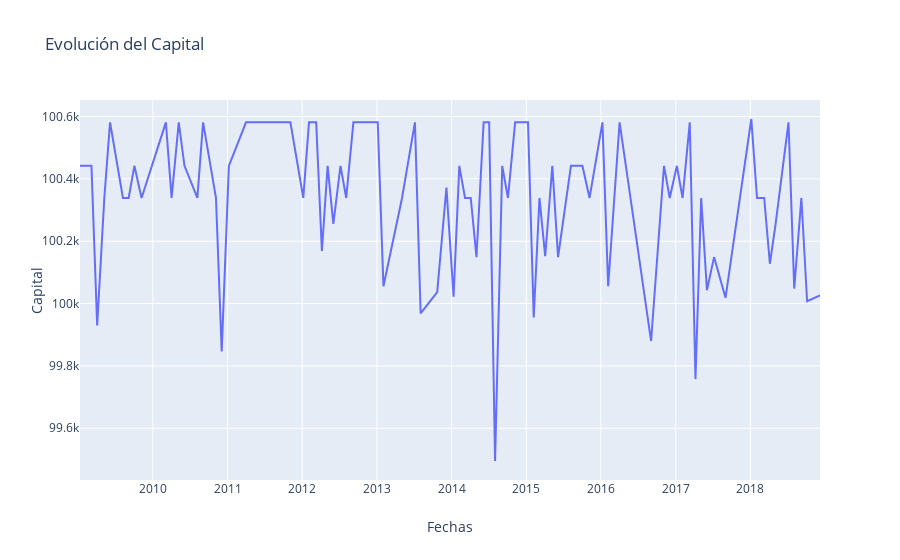

Notebook code for this chart:
### Markdown cell above
### Evolución del Capital

### Code cell
fig = go.Figure()
fig = make_subplots()
fig.add_trace(go.Scatter(x=df_backtest['timestamp'], y=df_backtest['capital'],name='capital'),secondary_y=False)
# Título del grafico
fig.update_layout(title_text='Evolución del Capital')
    
# Titulo eje x
fig.update_xaxes(title_text='Fechas')
    
# Titulo eje y
fig.update_yaxes(title_text='Capital', secondary_y=False)
    
fig.show()
